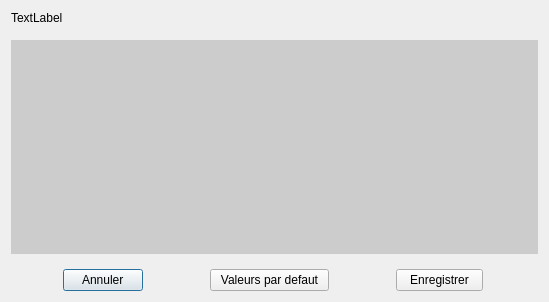
<?xml version="1.0" encoding="UTF-8"?>
<ui version="4.0">
 <class>TextFileEditor</class>
 <widget class="QDialog" name="TextFileEditor">
  <property name="geometry">
   <rect>
    <x>0</x>
    <y>0</y>
    <width>549</width>
    <height>302</height>
   </rect>
  </property>
  <property name="windowTitle">
   <string>Dialog</string>
  </property>
  <property name="modal">
   <bool>true</bool>
  </property>
  <layout class="QVBoxLayout" name="verticalLayout">
   <property name="spacing">
    <number>15</number>
   </property>
   <item>
    <widget class="QLabel" name="titleLabel">
     <property name="font">
      <font>
       <weight>50</weight>
       <bold>false</bold>
      </font>
     </property>
     <property name="text">
      <string>TextLabel</string>
     </property>
     <property name="wordWrap">
      <bool>true</bool>
     </property>
    </widget>
   </item>
   <item>
    <widget class="QPlainTextEdit" name="textEdit">
     <property name="styleSheet">
      <string notr="true">background-color:#ccc</string>
     </property>
     <property name="frameShape">
      <enum>QFrame::NoFrame</enum>
     </property>
     <property name="frameShadow">
      <enum>QFrame::Plain</enum>
     </property>
    </widget>
   </item>
   <item>
    <widget class="QWidget" name="widget" native="true">
     <layout class="QHBoxLayout" name="horizontalLayout">
      <property name="spacing">
       <number>15</number>
      </property>
      <property name="leftMargin">
       <number>0</number>
      </property>
      <property name="topMargin">
       <number>0</number>
      </property>
      <property name="rightMargin">
       <number>0</number>
      </property>
      <property name="bottomMargin">
       <number>0</number>
      </property>
      <item>
       <widget class="QPushButton" name="abortButton">
        <property name="sizePolicy">
         <sizepolicy hsizetype="Maximum" vsizetype="Fixed">
          <horstretch>0</horstretch>
          <verstretch>0</verstretch>
         </sizepolicy>
        </property>
        <property name="text">
         <string>   Annuler   </string>
        </property>
       </widget>
      </item>
      <item>
       <widget class="QPushButton" name="defaultButton">
        <property name="sizePolicy">
         <sizepolicy hsizetype="Maximum" vsizetype="Fixed">
          <horstretch>0</horstretch>
          <verstretch>0</verstretch>
         </sizepolicy>
        </property>
        <property name="text">
         <string>  Valeurs par defaut  </string>
        </property>
       </widget>
      </item>
      <item>
       <widget class="QPushButton" name="okButton">
        <property name="sizePolicy">
         <sizepolicy hsizetype="Maximum" vsizetype="Maximum">
          <horstretch>0</horstretch>
          <verstretch>0</verstretch>
         </sizepolicy>
        </property>
        <property name="text">
         <string>   Enregistrer   </string>
        </property>
       </widget>
      </item>
     </layout>
    </widget>
   </item>
  </layout>
 </widget>
 <resources/>
 <connections>
  <connection>
   <sender>abortButton</sender>
   <signal>clicked()</signal>
   <receiver>TextFileEditor</receiver>
   <slot>reject()</slot>
   <hints>
    <hint type="sourcelabel">
     <x>99</x>
     <y>272</y>
    </hint>
    <hint type="destinationlabel">
     <x>80</x>
     <y>302</y>
    </hint>
   </hints>
  </connection>
 </connections>
</ui>
